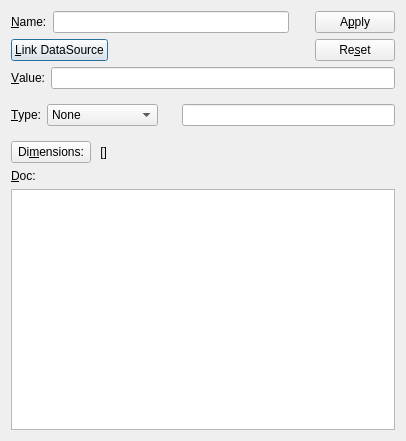
<?xml version="1.0" encoding="UTF-8"?>
<ui version="4.0">
 <class>RichAttributeDlg</class>
 <widget class="QDialog" name="RichAttributeDlg">
  <property name="geometry">
   <rect>
    <x>0</x>
    <y>0</y>
    <width>406</width>
    <height>441</height>
   </rect>
  </property>
  <property name="minimumSize">
   <size>
    <width>0</width>
    <height>0</height>
   </size>
  </property>
  <property name="windowTitle">
   <string>Attribute</string>
  </property>
  <layout class="QGridLayout" name="gridLayout">
   <item row="0" column="0">
    <layout class="QVBoxLayout" name="verticalLayout_4">
     <item>
      <layout class="QHBoxLayout" name="horizontalLayout_7">
       <item>
        <layout class="QVBoxLayout" name="verticalLayout_3">
         <item>
          <layout class="QHBoxLayout" name="horizontalLayout_2">
           <item>
            <widget class="QLabel" name="nameLabel">
             <property name="text">
              <string>&amp;Name:</string>
             </property>
             <property name="buddy">
              <cstring>nameLineEdit</cstring>
             </property>
            </widget>
           </item>
           <item>
            <widget class="QLineEdit" name="nameLineEdit"/>
           </item>
          </layout>
         </item>
         <item>
          <layout class="QHBoxLayout" name="horizontalLayout_3">
           <item>
            <widget class="QPushButton" name="linkDSPushButton">
             <property name="text">
              <string>&amp;Link DataSource</string>
             </property>
            </widget>
           </item>
           <item>
            <spacer name="horizontalSpacer_2">
             <property name="orientation">
              <enum>Qt::Horizontal</enum>
             </property>
             <property name="sizeHint" stdset="0">
              <size>
               <width>40</width>
               <height>20</height>
              </size>
             </property>
            </spacer>
           </item>
          </layout>
         </item>
        </layout>
       </item>
       <item>
        <spacer name="horizontalSpacer">
         <property name="orientation">
          <enum>Qt::Horizontal</enum>
         </property>
         <property name="sizeType">
          <enum>QSizePolicy::Maximum</enum>
         </property>
         <property name="sizeHint" stdset="0">
          <size>
           <width>20</width>
           <height>20</height>
          </size>
         </property>
        </spacer>
       </item>
       <item>
        <layout class="QVBoxLayout" name="verticalLayout_2">
         <item>
          <widget class="QPushButton" name="applyPushButton">
           <property name="text">
            <string>A&amp;pply</string>
           </property>
          </widget>
         </item>
         <item>
          <widget class="QPushButton" name="resetPushButton">
           <property name="text">
            <string>Re&amp;set</string>
           </property>
          </widget>
         </item>
        </layout>
       </item>
      </layout>
     </item>
     <item>
      <layout class="QHBoxLayout" name="horizontalLayout_8">
       <item>
        <widget class="QLabel" name="valueLabel">
         <property name="text">
          <string>&amp;Value:</string>
         </property>
         <property name="buddy">
          <cstring>valueLineEdit</cstring>
         </property>
        </widget>
       </item>
       <item>
        <widget class="QLineEdit" name="valueLineEdit"/>
       </item>
      </layout>
     </item>
     <item>
      <layout class="QFormLayout" name="formLayout_2">
       <property name="sizeConstraint">
        <enum>QLayout::SetDefaultConstraint</enum>
       </property>
       <item row="0" column="0">
        <widget class="QFrame" name="typeFrame">
         <property name="sizePolicy">
          <sizepolicy hsizetype="Fixed" vsizetype="Preferred">
           <horstretch>0</horstretch>
           <verstretch>0</verstretch>
          </sizepolicy>
         </property>
         <property name="frameShape">
          <enum>QFrame::NoFrame</enum>
         </property>
         <property name="frameShadow">
          <enum>QFrame::Raised</enum>
         </property>
         <layout class="QHBoxLayout" name="horizontalLayout_5">
          <property name="spacing">
           <number>6</number>
          </property>
          <property name="leftMargin">
           <number>0</number>
          </property>
          <property name="topMargin">
           <number>9</number>
          </property>
          <item>
           <layout class="QHBoxLayout" name="horizontalLayout">
            <item>
             <widget class="QLabel" name="typeLabel">
              <property name="text">
               <string>&amp;Type:</string>
              </property>
              <property name="buddy">
               <cstring>typeComboBox</cstring>
              </property>
             </widget>
            </item>
            <item>
             <widget class="QComboBox" name="typeComboBox">
              <item>
               <property name="text">
                <string>None</string>
               </property>
              </item>
              <item>
               <property name="text">
                <string>NX_CHAR</string>
               </property>
              </item>
              <item>
               <property name="text">
                <string>NX_BOOLEAN</string>
               </property>
              </item>
              <item>
               <property name="text">
                <string>NX_INT</string>
               </property>
              </item>
              <item>
               <property name="text">
                <string>NX_FLOAT</string>
               </property>
              </item>
              <item>
               <property name="text">
                <string>NX_UINT</string>
               </property>
              </item>
              <item>
               <property name="text">
                <string>NX_INT8</string>
               </property>
              </item>
              <item>
               <property name="text">
                <string>NX_INT16</string>
               </property>
              </item>
              <item>
               <property name="text">
                <string>NX_INT32</string>
               </property>
              </item>
              <item>
               <property name="text">
                <string>NX_INT64</string>
               </property>
              </item>
              <item>
               <property name="text">
                <string>NX_FLOAT32</string>
               </property>
              </item>
              <item>
               <property name="text">
                <string>NX_FLOAT64</string>
               </property>
              </item>
              <item>
               <property name="text">
                <string>NX_UINT8</string>
               </property>
              </item>
              <item>
               <property name="text">
                <string>NX_UINT16</string>
               </property>
              </item>
              <item>
               <property name="text">
                <string>NX_UINT32</string>
               </property>
              </item>
              <item>
               <property name="text">
                <string>NX_UINT64</string>
               </property>
              </item>
              <item>
               <property name="text">
                <string>other ...</string>
               </property>
              </item>
             </widget>
            </item>
           </layout>
          </item>
         </layout>
         <zorder></zorder>
        </widget>
       </item>
       <item row="0" column="1">
        <widget class="QFrame" name="otherFrame">
         <property name="enabled">
          <bool>true</bool>
         </property>
         <property name="frameShape">
          <enum>QFrame::NoFrame</enum>
         </property>
         <property name="frameShadow">
          <enum>QFrame::Raised</enum>
         </property>
         <property name="lineWidth">
          <number>1</number>
         </property>
         <layout class="QHBoxLayout" name="horizontalLayout_4">
          <property name="leftMargin">
           <number>9</number>
          </property>
          <property name="topMargin">
           <number>9</number>
          </property>
          <property name="rightMargin">
           <number>0</number>
          </property>
          <property name="bottomMargin">
           <number>9</number>
          </property>
          <item>
           <widget class="QLineEdit" name="typeLineEdit"/>
          </item>
         </layout>
        </widget>
       </item>
      </layout>
     </item>
     <item>
      <layout class="QHBoxLayout" name="horizontalLayout_6">
       <item>
        <widget class="QPushButton" name="dimPushButton">
         <property name="sizePolicy">
          <sizepolicy hsizetype="Fixed" vsizetype="Fixed">
           <horstretch>0</horstretch>
           <verstretch>0</verstretch>
          </sizepolicy>
         </property>
         <property name="text">
          <string>Di&amp;mensions:</string>
         </property>
        </widget>
       </item>
       <item>
        <widget class="QLabel" name="dimLabel">
         <property name="text">
          <string> []              </string>
         </property>
        </widget>
       </item>
       <item>
        <spacer name="horizontalSpacer_3">
         <property name="orientation">
          <enum>Qt::Horizontal</enum>
         </property>
         <property name="sizeHint" stdset="0">
          <size>
           <width>40</width>
           <height>20</height>
          </size>
         </property>
        </spacer>
       </item>
      </layout>
     </item>
     <item>
      <layout class="QVBoxLayout" name="verticalLayout">
       <item>
        <widget class="QLabel" name="docLabel">
         <property name="text">
          <string>&amp;Doc:</string>
         </property>
         <property name="buddy">
          <cstring>docTextEdit</cstring>
         </property>
        </widget>
       </item>
       <item>
        <widget class="QTextEdit" name="docTextEdit"/>
       </item>
      </layout>
     </item>
    </layout>
   </item>
  </layout>
 </widget>
 <tabstops>
  <tabstop>nameLineEdit</tabstop>
  <tabstop>linkDSPushButton</tabstop>
  <tabstop>valueLineEdit</tabstop>
  <tabstop>typeComboBox</tabstop>
  <tabstop>typeLineEdit</tabstop>
  <tabstop>dimPushButton</tabstop>
  <tabstop>docTextEdit</tabstop>
  <tabstop>applyPushButton</tabstop>
  <tabstop>resetPushButton</tabstop>
 </tabstops>
 <resources/>
 <connections/>
</ui>
